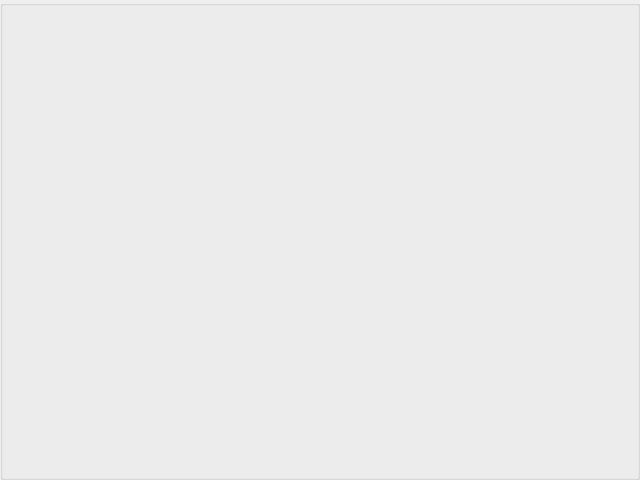
<?xml version="1.0" encoding="UTF-8"?>
<ui version="4.0">
 <class>Elpida::HLSystem</class>
 <widget class="QGroupBox" name="Elpida::HLSystem">
  <property name="geometry">
   <rect>
    <x>0</x>
    <y>0</y>
    <width>640</width>
    <height>480</height>
   </rect>
  </property>
  <property name="windowTitle">
   <string>System</string>
  </property>
 </widget>
 <resources/>
 <connections/>
</ui>
